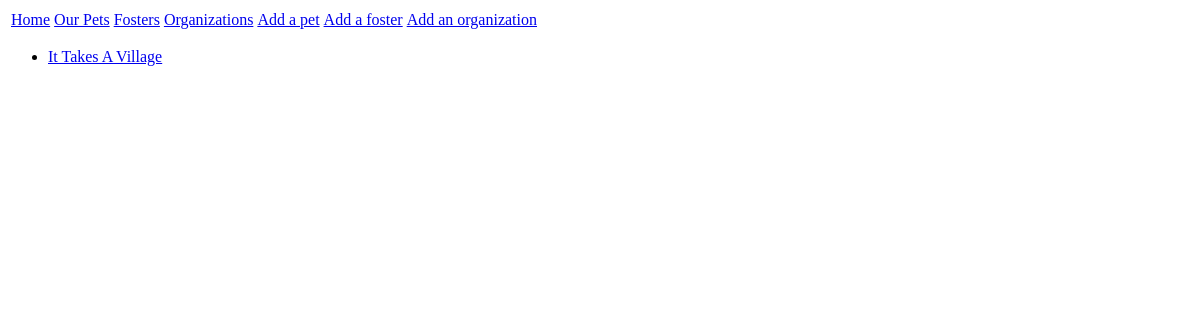
/vieworgs/, run on an earlier commit of the app's database.
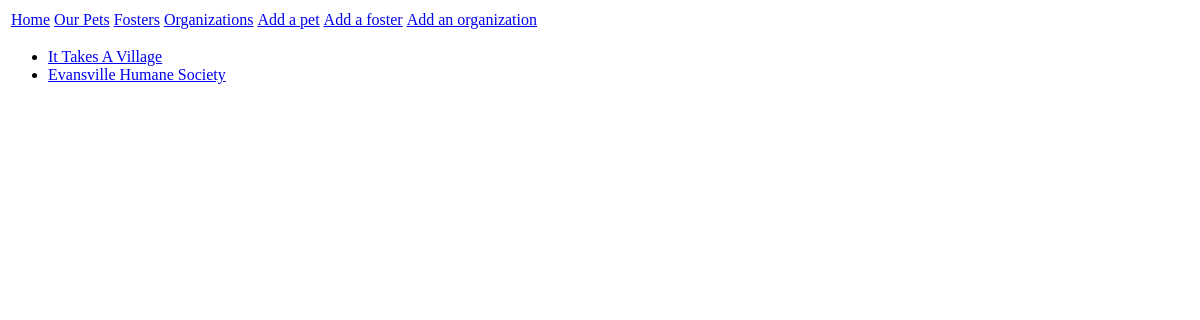
And on a later commit of the database.
### PetTracker/models.py (models this page shows, shortened)
class Organization(models.Model):
    orgID = models.AutoField(primary_key=True)
    orgName = models.CharField(max_length=50)
    orgContact = models.CharField(max_length=50)
    orgStreet = models.CharField(max_length=50)
    orgCity = models.CharField(max_length=50)
    orgState = models.CharField(choices=stateSelection, max_length=2)
    orgZip = models.CharField(max_length=5)
    orgEmail = models.EmailField(max_length=75)
    orgPhone = models.CharField(max_length=10, null=True)

### PetTracker/views.py (the view)
# urls.py: path("vieworgs/", views.viewOrg, name="vieworg"),
def viewOrg(request):
    organizations = Organization.objects.all()
    return render(request, 'vieworgs.html', {'organizations':organizations})

### templates/vieworgs.html (shortened to what this page needs)
<!DOCTYPE html>
<html lang="en">
<head>
</head>
<body>
    <div class="navheader">
        <table>
            <tr>
                <td>
                    <a href="{% url 'index' %}">Home</a>
                </td>
                <td>
                    <a href="{% url 'viewpets' %}">Our Pets</a>
                </td>
                <td>
                    <a href="{% url 'viewfoster' %}">Fosters</a>
                </td>
                <td>
                    <a href="{% url 'vieworg' %}">Organizations</a>
                </td>
                <td>
                    <a href="{% url 'index' %}">Add a pet</a>
                </td>
                <td>
                    <a href="{% url 'index' %}">Add a foster</a>
                </td>
                <td>
                    <a href="{% url 'index' %}">Add an organization</a>
                </td>
            </tr>
        </table>
    </div>
    <uL>
    {% for organization in organizations %}
        <li>
            <a href="{% url 'orgdetail' organization.orgID %}"> {{organization.orgName}}</a>
        </li>
    {% endfor %}
    </uL>
</body>
</html>

What changed in the data, as far as the page shows it:
added Organization: orgName "Evansville Humane Society"
